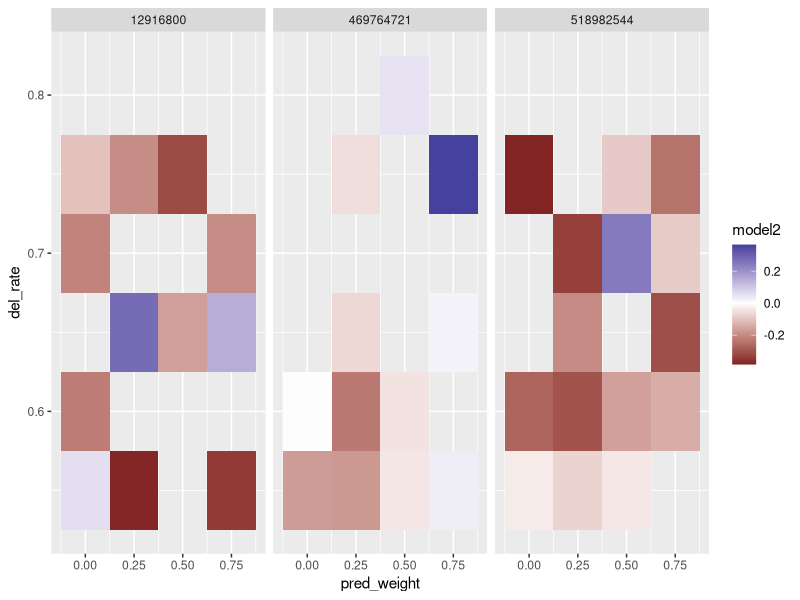
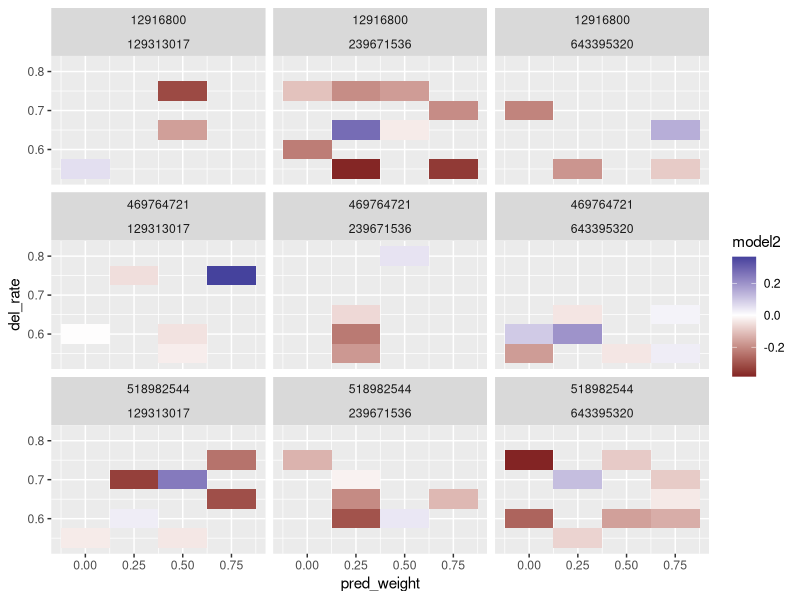
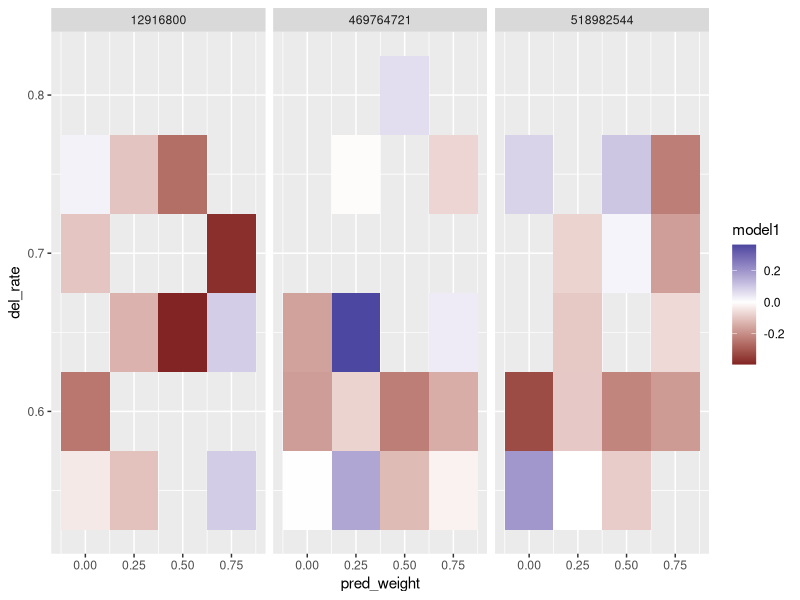
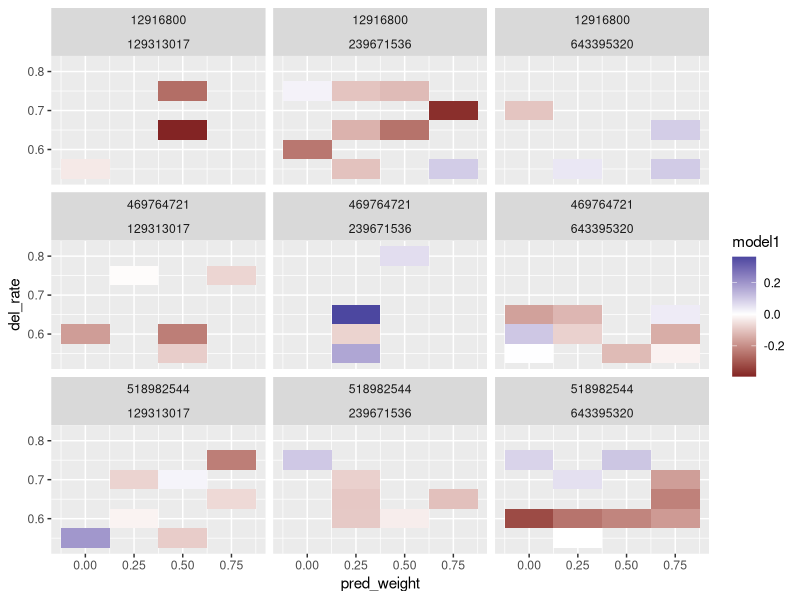
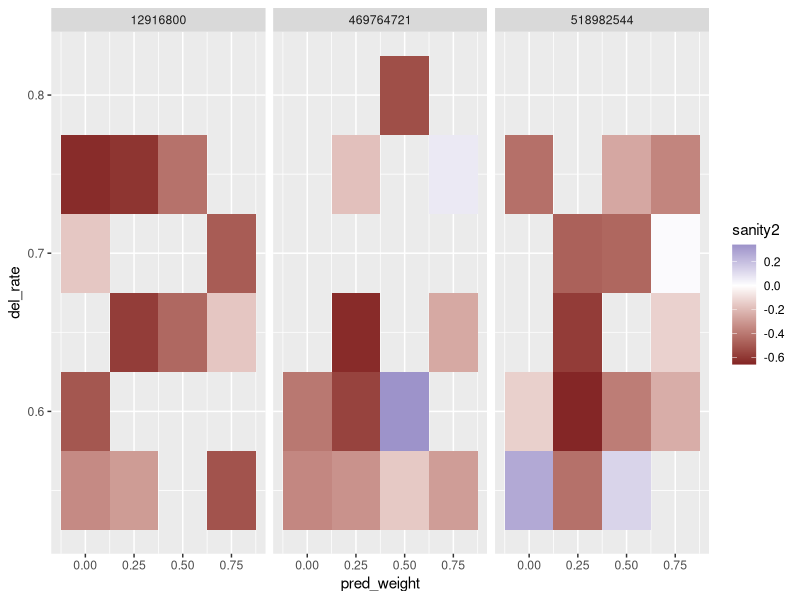
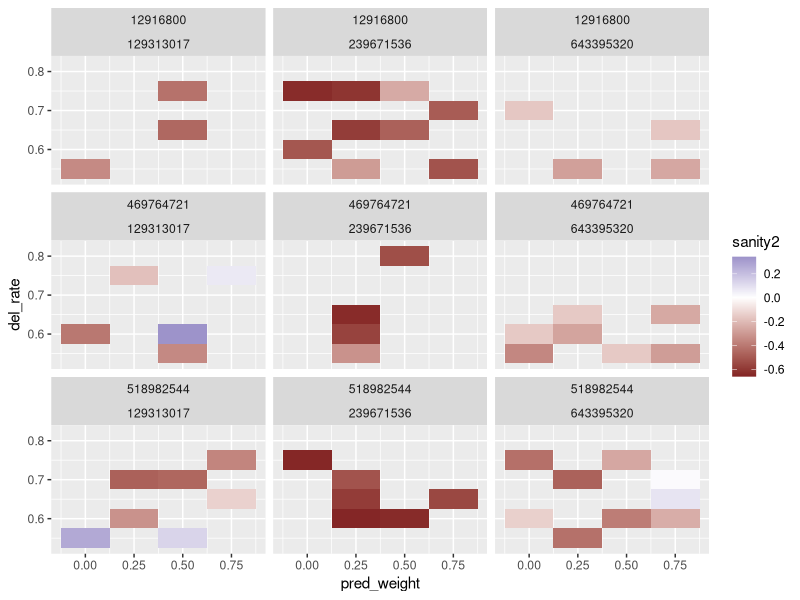
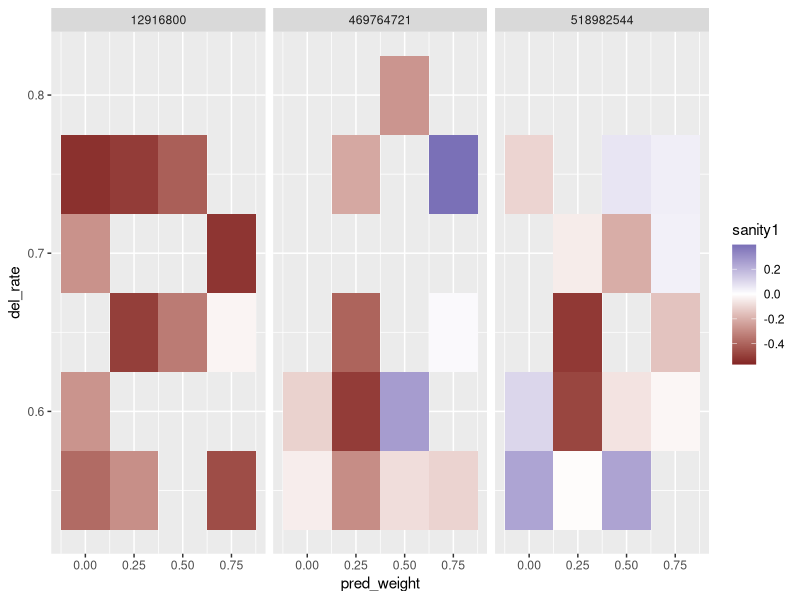
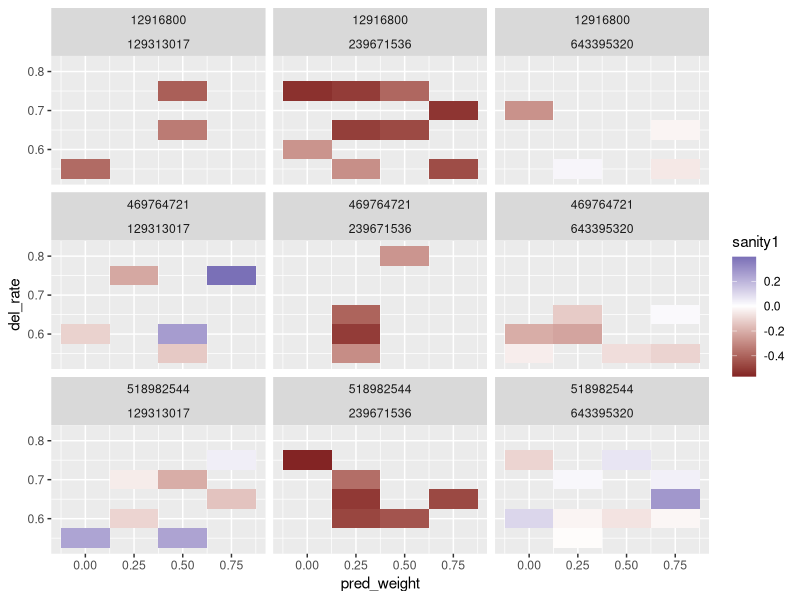

The R source for these figures, in order:
library(dplyr)
library(tidyr)
library(ggplot2)


data = read.csv("results_german.tsv", sep="\t")



plot = ggplot(data=data %>% filter(!is.na(model2)), aes(x=pred_weight, y=del_rate)) + geom_tile(aes(fill=model2))
plot = plot +  scale_fill_gradient2() + facet_wrap(~denoiser)
ggsave(plot, file="model2_german.pdf")
plot = plot +  scale_fill_gradient2() + facet_wrap(~denoiser+lm)
ggsave(plot, file="model2_german_lm.pdf")


plot = ggplot(data=data %>% filter(!is.na(model1)), aes(x=pred_weight, y=del_rate)) + geom_tile(aes(fill=model1))
plot = plot +  scale_fill_gradient2() + facet_wrap(~denoiser)
ggsave(plot, file="model1_german.pdf")
plot = plot +  scale_fill_gradient2() + facet_wrap(~denoiser+lm)
ggsave(plot, file="model1_german_lm.pdf")


plot = ggplot(data=data %>% filter(!is.na(sanity2)), aes(x=pred_weight, y=del_rate)) + geom_tile(aes(fill=sanity2))
plot = plot +  scale_fill_gradient2() + facet_wrap(~denoiser)
ggsave(plot, file="sanity2_german.pdf")
plot = plot +  scale_fill_gradient2() + facet_wrap(~denoiser+lm)
ggsave(plot, file="sanity2_german_lm.pdf")


plot = ggplot(data=data %>% filter(!is.na(sanity1)), aes(x=pred_weight, y=del_rate)) + geom_tile(aes(fill=sanity1))
plot = plot +  scale_fill_gradient2() + facet_wrap(~denoiser)
ggsave(plot, file="sanity1_german.pdf")
plot = plot +  scale_fill_gradient2() + facet_wrap(~denoiser+lm)
ggsave(plot, file="sanity1_german_lm.pdf")



